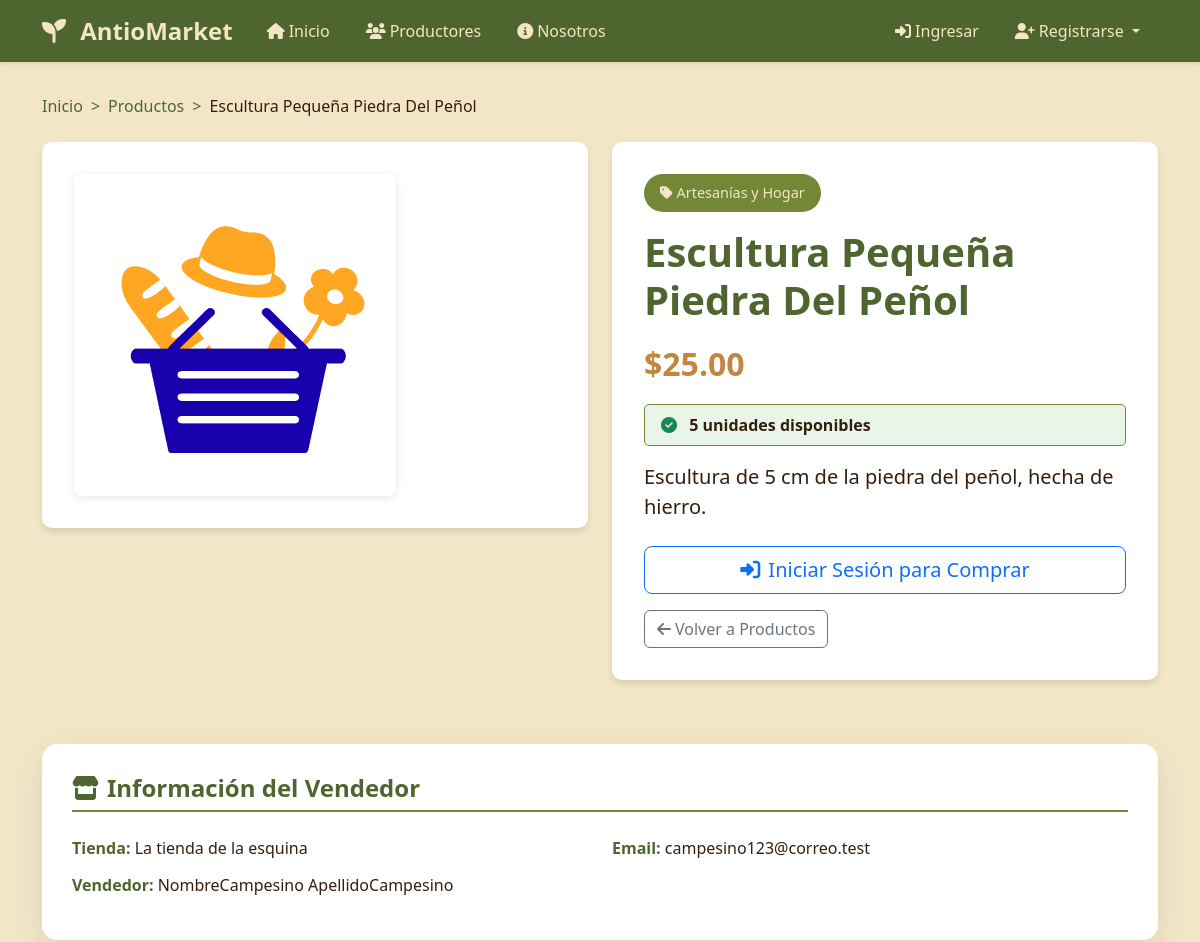
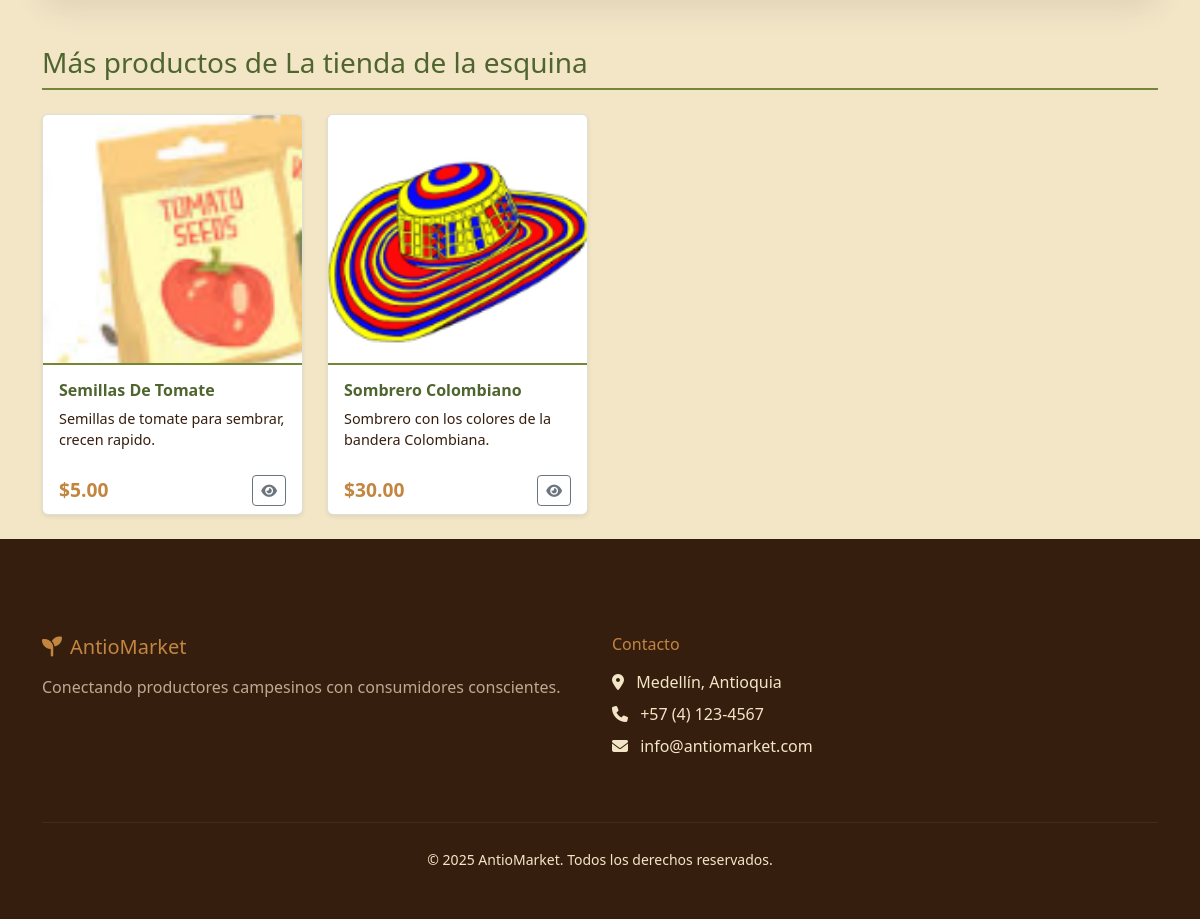
Screenshot of /producto/3/ with the database file from the repository (2 pictures, top to bottom).
### productos/models.py (models this page shows, shortened)
class Producto(models.Model):
    vendedor = models.ForeignKey("cuentas.CuentaVendedor", on_delete=models.CASCADE)
    nombre = models.CharField(max_length=100)
    descripcion = models.TextField()
    precio = models.DecimalField(max_digits=10, decimal_places=2)
    stock = models.IntegerField()
    categoria = models.CharField(max_length=50)
    imagen = models.ImageField(upload_to='productos/', blank=True, null=True, default='default.jpg')

### cuentas/models.py (models this page shows, shortened)
class CuentaVendedor(models.Model):
    usuario = models.OneToOneField(Usuario, on_delete=models.CASCADE)
    nombre_tienda = models.CharField(max_length=150, default='Mi Tienda')
    descripcion_tienda = models.TextField()

class Usuario(AbstractUser):
    is_cliente = models.BooleanField(default=False)
    is_vendedor = models.BooleanField(default=False)

### productos/views.py (the view)
# urls.py: path('producto/<int:pk>/', views.ProductoDetailView.as_view(), name='detalle_producto'),
class ProductoDetailView(DetailView):
    model = Producto
    template_name = 'productos/detalle_producto.html'
    context_object_name = 'producto'
    def get_context_data(self, **kwargs):
        context = super().get_context_data(**kwargs)
        context['productos_relacionados'] = Producto.objects.filter(
            vendedor=self.object.vendedor,
            stock__gt=0
        ).exclude(id=self.object.id)[:4]
        if self.request.user.is_authenticated and hasattr(self.request.user, 'cuentacliente'):
            from carrito.models import Carrito, CarritoItem
            try:
                carrito = Carrito.objects.get(cliente=self.request.user.cuentacliente)
                carrito_item = CarritoItem.objects.filter(carrito=carrito, producto=self.object).first()
                if carrito_item:
                    context['cantidad_en_carrito'] = carrito_item.cantidad
                    context['stock_disponible'] = self.object.stock - carrito_item.cantidad
                else:
                    context['cantidad_en_carrito'] = 0
                    context['stock_disponible'] = self.object.stock
            except Carrito.DoesNotExist:
                context['cantidad_en_carrito'] = 0
                context['stock_disponible'] = self.object.stock
        else:
            context['cantidad_en_carrito'] = 0
            context['stock_disponible'] = self.object.stock
        return context

### productos/templates/productos/detalle_producto.html (shortened to what this page needs)
{% extends 'base.html' %}
{% block extra_css %}
{% load static %}
<link rel="stylesheet" href="{% static 'css/home.css' %}">
<link rel="stylesheet" href="{% static 'css/detalle_producto.css' %}">
{% endblock %}
{% block content %}
<div class="container mt-4">
    <nav aria-label="breadcrumb">
        <ol class="breadcrumb">
            <li class="breadcrumb-item"><a href="{% url 'productos:home' %}">Inicio</a></li>
            <li class="breadcrumb-item"><a href="{% url 'productos:home' %}">Productos</a></li>
            <li class="breadcrumb-item active" aria-current="page">{{ producto.nombre }}</li>
        </ol>
    </nav>
    <div class="row">
        <div class="col-md-6">
            <div class="producto-detalle">
                {% if producto.imagen %}
                    <img src="{{ producto.imagen.url }}" alt="{{ producto.nombre }}" class="producto-imagen">
                {% else %}
                    <div class="producto-imagen-placeholder">
                        <i class="fas fa-image fa-5x text-muted"></i>
                    </div>
                {% endif %}
            </div>
        </div>
        <div class="col-md-6">
            <div class="producto-detalle">
                <span class="producto-categoria">
                    <i class="fas fa-tag me-1"></i>{{ producto.categoria }}
                </span>
                <h1 class="mb-3">{{ producto.nombre }}</h1>
                <div class="producto-precio">
                    ${{ producto.precio }}
                </div>
                <div class="stock-info">
                    {% if producto.stock > 0 %}
                        <i class="fas fa-check-circle text-success me-2"></i>
                        <strong>{{ stock_disponible }} unidades disponibles</strong>
                    {% else %}
                        <i class="fas fa-times-circle text-danger me-2"></i>
                        <strong>Producto agotado</strong>
                    {% endif %}
                </div>
                <p class="lead mb-4">{{ producto.descripcion }}</p>
                {% if producto.stock > 0 %}
                    <div class="d-grid gap-2 mb-3">
                        {% if user.is_authenticated %}
                            {% if user.is_cliente %}
                                <a href="{% url 'carrito:agregar_producto' producto.id %}" class="btn btn-agregar-carrito btn-lg">
                                    <i class="fas fa-cart-plus me-2"></i>Agregar al Carrito
                                </a>
                            {% else %}
                                <div class="alert alert-info">
                                    <i class="fas fa-info-circle me-2"></i>
                                    Solo los clientes pueden agregar productos al carrito.
                                </div>
                            {% endif %}
                        {% else %}
                            <a href="{% url 'cuentas:login' %}" class="btn btn-outline-primary btn-lg">
                                <i class="fas fa-sign-in-alt me-2"></i>Iniciar Sesión para Comprar
                            </a>
                        {% endif %}
                    </div>
                {% else %}
                    <div class="d-grid gap-2 mb-3">
                        <button class="btn btn-secondary btn-lg" disabled>
                            <i class="fas fa-ban me-2"></i>Producto Agotado
                        </button>
                    </div>
                {% endif %}
                <div class="d-flex gap-2">
                    <a href="{% url 'productos:home' %}" class="btn btn-outline-secondary">
                        <i class="fas fa-arrow-left me-1"></i>Volver a Productos
                    </a>
                </div>
            </div>
        </div>
    </div>
    <div class="vendedor-info">
        <h4><i class="fas fa-store me-2"></i>Información del Vendedor</h4>
        <div class="row">
            <div class="col-md-6">
                <p><strong>Tienda:</strong> {{ producto.vendedor.nombre_tienda }}</p>
                <p><strong>Vendedor:</strong> {{ producto.vendedor.usuario.first_name }} {{ producto.vendedor.usuario.last_name }}</p>
            </div>
            <div class="col-md-6">
                <p><strong>Email:</strong> {{ producto.vendedor.usuario.email }}</p>
            </div>
        </div>
    </div>
    {% if productos_relacionados %}
    <div class="productos-relacionados">
        <h3 class="mb-4">Más productos de {{ producto.vendedor.nombre_tienda }}</h3>
        <div class="row">
            {% for producto_relacionado in productos_relacionados %}
            <div class="col-md-3 mb-4">
                <div class="card h-100 shadow-sm product-card">
                    <img src="{{ producto_relacionado.imagen.url }}" class="card-img-top" alt="{{ producto_relacionado.nombre }}">
                    <div class="card-body">
                        <h6 class="card-title">{{ producto_relacionado.nombre }}</h6>
                        <p class="card-text small">{{ producto_relacionado.descripcion|truncatewords:10 }}</p>
                    </div>
                    <div class="card-footer d-flex justify-content-between align-items-center bg-transparent border-0">
                        <span class="price-tag">${{ producto_relacionado.precio }}</span>
                        {% if user.is_authenticated and user.is_cliente %}
                            <a href="{% url 'carrito:agregar_producto' producto_relacionado.id %}" class="btn btn-add-to-cart btn-sm">
                                <i class="fas fa-cart-plus"></i>
                            </a>
                        {% else %}
                            <a href="{% url 'productos:detalle_producto' producto_relacionado.pk %}" class="btn btn-outline-secondary btn-sm">
                                <i class="fas fa-eye"></i>
                            </a>
                        {% endif %}
                    </div>
                </div>
            </div>
            {% endfor %}
        </div>
    </div>
    {% endif %}
</div>
{% endblock %}

### mercado_campesino/static/css/base.css (style rules this page uses)
:root { --color-fondo: #f3e6c7; --color-primario: #361e0e; --color-secundario: #c38640; --color-verde-oscuro: #4f652f; --color-verde-claro: #748736; }
body { background-color: var(--color-fondo); display: flex; flex-direction: column; min-height: 100vh; color: var(--color-primario); }

### productos/static/css/home.css (style rules this page uses)
.product-card { transition: transform 0.3s ease, box-shadow 0.3s ease; border: 1px solid rgba(79, 101, 47, 0.2); background-color: white; }
.product-card .card-img-top { height: 250px; object-fit: cover; border-bottom: 2px solid var(--color-verde-claro); }
.product-card .card-title { color: var(--color-verde-oscuro); font-weight: bold; }
.product-card .card-text { color: var(--color-primario); font-size: 0.9rem; }
.price-tag { color: var(--color-secundario); font-size: 1.2rem; font-weight: bold; }
.d-flex.gap-2 { gap: 0.5rem !important; }

### productos/static/css/detalle_producto.css (style rules this page uses)
.producto-detalle { background: white; border-radius: 10px; padding: 2rem; box-shadow: 0 4px 6px rgba(0, 0, 0, 0.1); margin-bottom: 2rem; }
.producto-detalle h1 { color: var(--color-verde-oscuro); font-weight: bold; }
.producto-imagen { max-width: 100%; height: auto; border-radius: 8px; box-shadow: 0 2px 8px rgba(0, 0, 0, 0.1); }
.producto-precio { font-size: 2rem; font-weight: bold; color: var(--color-secundario); margin: 1rem 0; }
.producto-categoria { background: var(--color-verde-claro); color: var(--color-fondo); padding: 0.5rem 1rem; border-radius: 20px; font-size: 0.9rem; display: inline-block; margin-bottom: 1rem; }
.vendedor-info { background: white; border-radius: 15px; padding: 30px; margin-top: 2rem; margin-bottom: 3rem; box-shadow: 0 10px 30px rgba(54, 30, 14, 0.1); transition: transform 0.3s ease; }
.productos-relacionados { margin-top: 3rem; }
.stock-info { background: #e8f5e8; border: 1px solid var(--color-verde-claro); border-radius: 5px; padding: 0.5rem 1rem; margin: 1rem 0; font-weight: 500; }
.breadcrumb { background-color: transparent; padding: 0.5rem 0; }
.breadcrumb-item + .breadcrumb-item::before { content: ">"; color: var(--color-verde-oscuro); }
.breadcrumb-item a { color: var(--color-verde-oscuro); text-decoration: none; }
.breadcrumb-item.active { color: var(--color-primario); }
.vendedor-info h4 { color: var(--color-verde-oscuro); border-bottom: 2px solid var(--color-verde-claro); padding-bottom: 0.5rem; margin-bottom: 1.5rem; font-weight: 600; }
.vendedor-info p { margin-bottom: 0.8rem; color: var(--color-primario); }
.vendedor-info strong { color: var(--color-verde-oscuro); font-weight: 600; }
.productos-relacionados h3 { color: var(--color-verde-oscuro); border-bottom: 2px solid var(--color-verde-claro); padding-bottom: 0.5rem; margin-bottom: 1.5rem; }

### rows the page displays
Producto: nombre "Escultura Pequeña Piedra Del Peñol", imagen (placeholder picture), categoria "Artesanías y Hogar", precio "25.00", descripcion "Escultura de 5 cm de la piedra del peñol, hecha de hierro.", vendedor.nombre_tienda "La tienda de la esquina", vendedor.usuario.first_name "NombreCampesino", vendedor.usuario.last_name "ApellidoCampesino", vendedor.usuario.email "campesino123@correo.test"
Producto: imagen (picture), nombre "Semillas De Tomate", descripcion "Semillas de tomate para sembrar, crecen rapido.", precio "5.00"
Producto: imagen (picture), nombre "Sombrero Colombiano", descripcion "Sombrero con los colores de la bandera Colombiana.", precio "30.00"

### other values shown
{{ stock_disponible }} "5"
